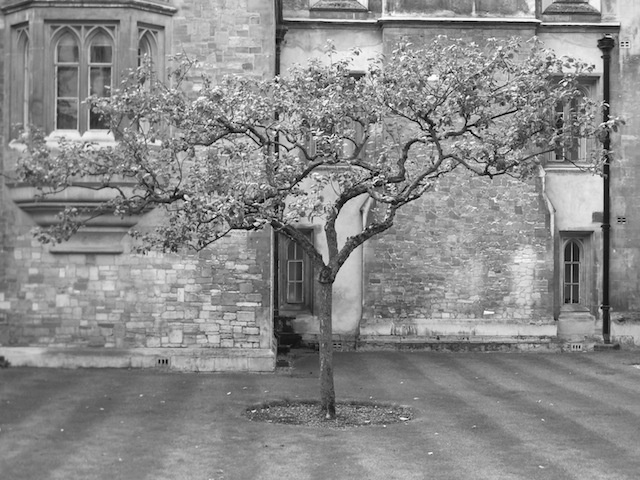
//> input picture 第6回/filter2D/Debug/apple_grayscale.jpg, 640 x 480 px
$ ./main   (built with g++ and OpenCV 4)
//> lines starting //> are read from the running program, lines starting //| are printed output that depends on the picture
#include <iostream>
// OpenCV用のヘッダファイル
#include <opencv2/opencv.hpp>
//画像ファイル (サイズは小さめが良い)
#define FILE_NAME "./apple_grayscale.jpg"
#define WINDOW_NAME_INPTU "input"
#define WINDOW_NAME_OUTPUT "output"

int main(int argc, const char * argv[]) {
    //1.画像をグレイスケールで入力
    cv::Mat src_img;//画像の型と変数
    src_img = cv::imread(FILE_NAME,0); //画像の読み込み
//> src_img is the input picture: 480 rows x 640 cols, CV_8UC1; min 0, max 255, mean 137.8
    if (src_img.empty()) { //入力失敗の場合
        fprintf(stderr, "読み込み失敗\n");
        return (-1);
    }

    //2.出力画像の宣言(処理4で自動的にメモリ確保される）
    cv::Mat dst_img;

    //3.フィルタの宣言と設計（入力と正規化）
    //フィルタa
//    double filter_h[] = {3.,3.,1.,-1.,2.,1.,0.,1.,1.};
//    double filter_h[] = {1./16.,2./26.,1./16.,2./16.,1./16.,2./16.,1./16.,2./26.,1./16.};
    double filter_h[] = {0.,0.,0.,-1.,0.,1,0.,0.,0.};
    ////配列をフィルタ行列kernelに変換
    cv::Mat kernel = cv::Mat(3,3,CV_64F,filter_h);
    //正規化(正規化しないと画素数が255を超えるため）
    cv::normalize(kernel, kernel, 1.0,0.0,cv::NORM_L1);
    //4.フィルタの計算
    cv::Mat tmp_img;   //一時的に格納する画像を用意
    cv::filter2D(src_img, tmp_img, CV_64F, kernel);
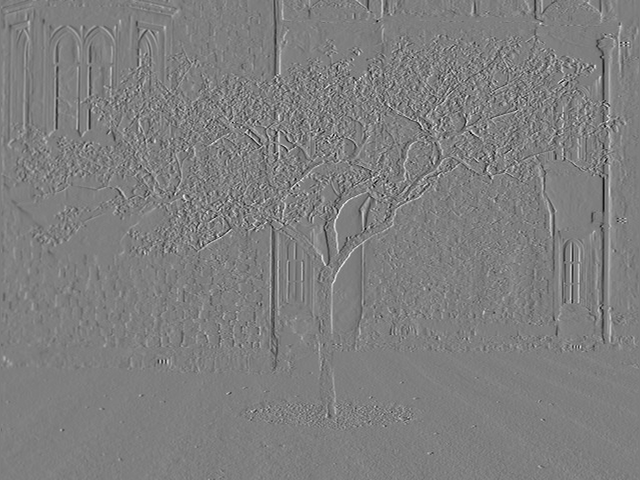
//> tmp_img: 480 rows x 640 cols, CV_64FC1; min -116.5, max 117.5, mean 0; drawn with min black and max white
    cv::convertScaleAbs(tmp_img, dst_img);
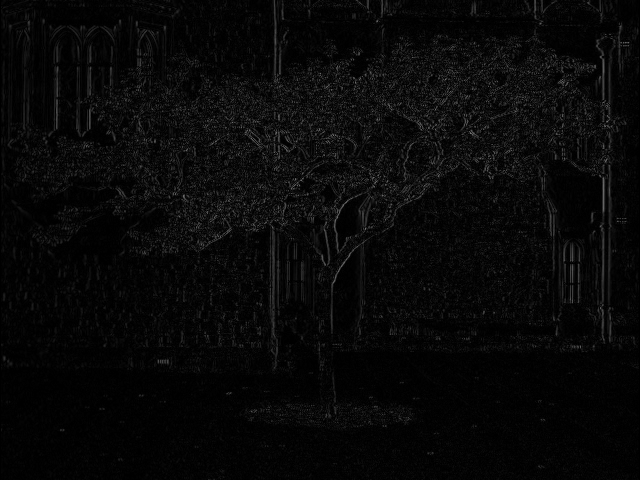
//> dst_img: 480 rows x 640 cols, CV_8UC1; min 0, max 118, mean 8.2

    //5.出力
    cv::imshow(WINDOW_NAME_INPTU, src_img);  //画像の表示
    cv::imshow(WINDOW_NAME_OUTPUT, dst_img);
    cv::waitKey(); //キー入力待ち (止める)

    return (0);

}
